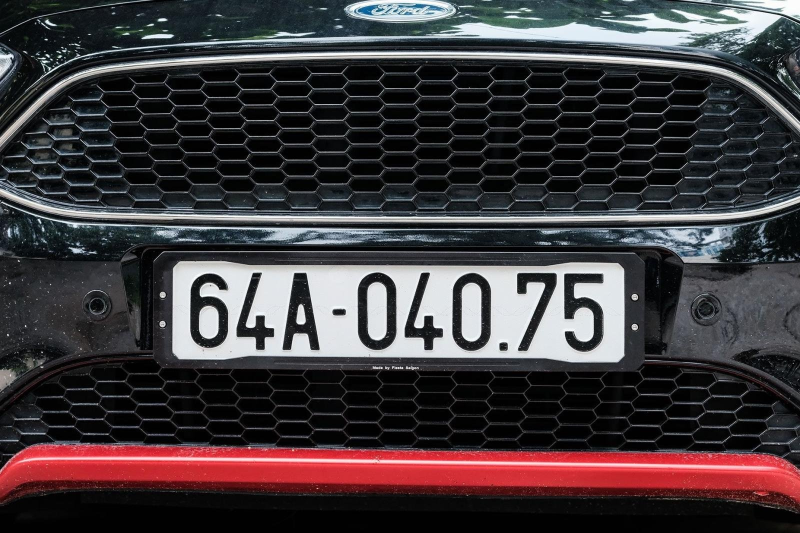
#> input picture car4.jpg, 1600 x 1066 px (shown at 1/2 size)
$ python main.py
#> lines starting #> are read from the running program, lines starting #| are printed output that depends on the picture; after the words box and inside, x2 and y2 are one past the last pixel; in counts of white or black regions, pixels touching at a corner belong together
from PIL import ImageFont, Image, ImageDraw
import numpy as np
# import easyocr
import cv2
import pytesseract

pytesseract.pytesseract.tesseract_cmd = r'C:\Program Files\Tesseract-OCR\tesseract.exe'
# setx TESSDATA_PREFIX "D:\\Pro\\pycharm\\tesseract"
# Param

# loading images and resizing
img = cv2.imread("car4.jpg")
#> img is the input picture: shape (1066, 1600, 3); mean B, G, R 60.5, 57.6, 65.2
img = cv2.resize(img, (800, 600))
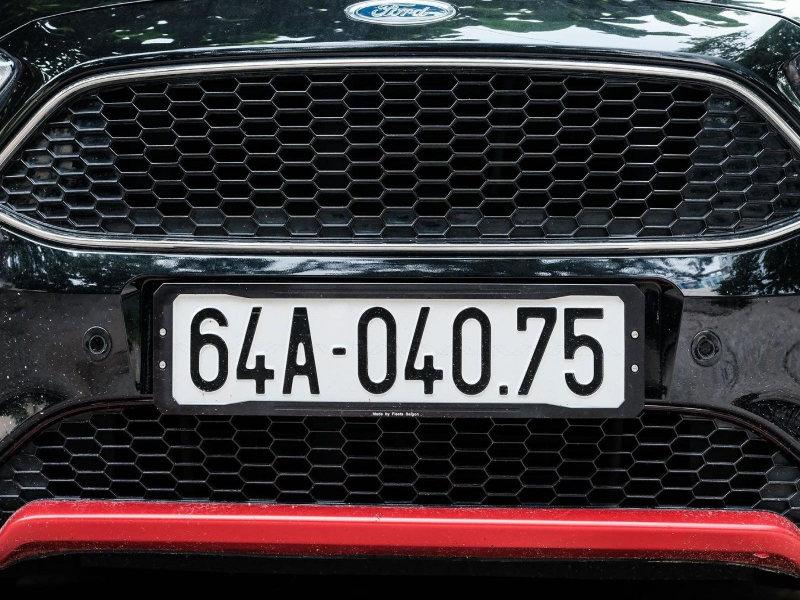
#> img: shape (600, 800, 3); mean B, G, R 60.5, 57.5, 65.1

# load font
fontpath = './arial.ttf'
font = ImageFont.truetype(fontpath, 32)
b, g, r, a = 0, 255, 0, 0

# making the image grayscale
grayscale = cv2.cvtColor(img, cv2.COLOR_BGR2GRAY)
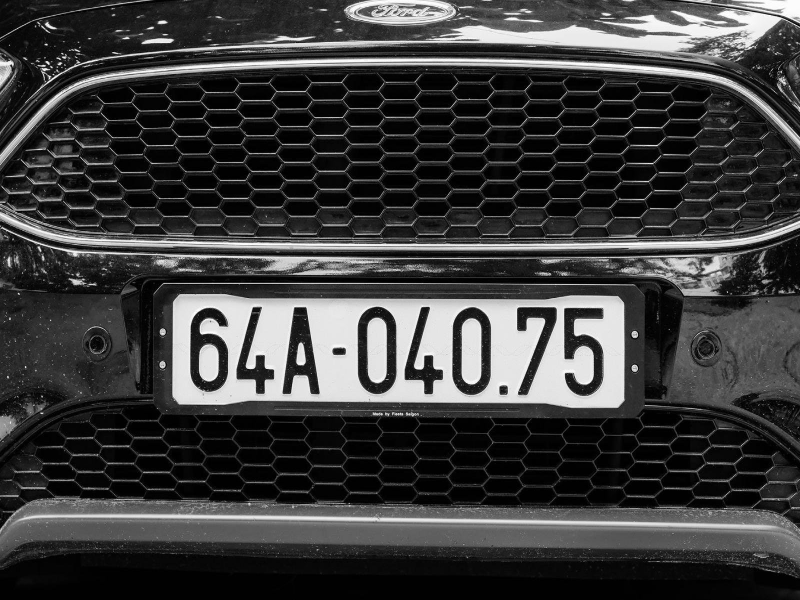
#> grayscale: shape (600, 800); min 0, max 255, mean 60.1
blurred = cv2.GaussianBlur(grayscale, (5, 5), 0)
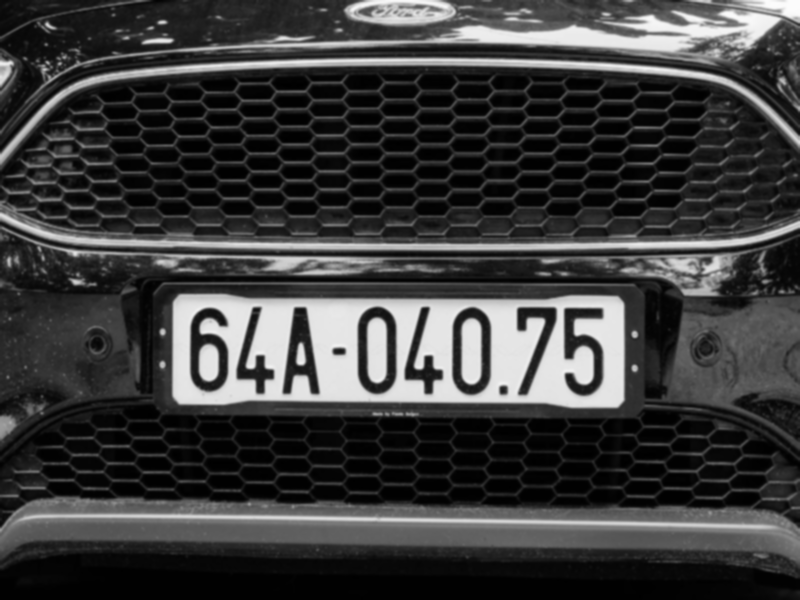
#> blurred: shape (600, 800); min 0, max 252, mean 60.1
edged = cv2.Canny(blurred, 10, 200)
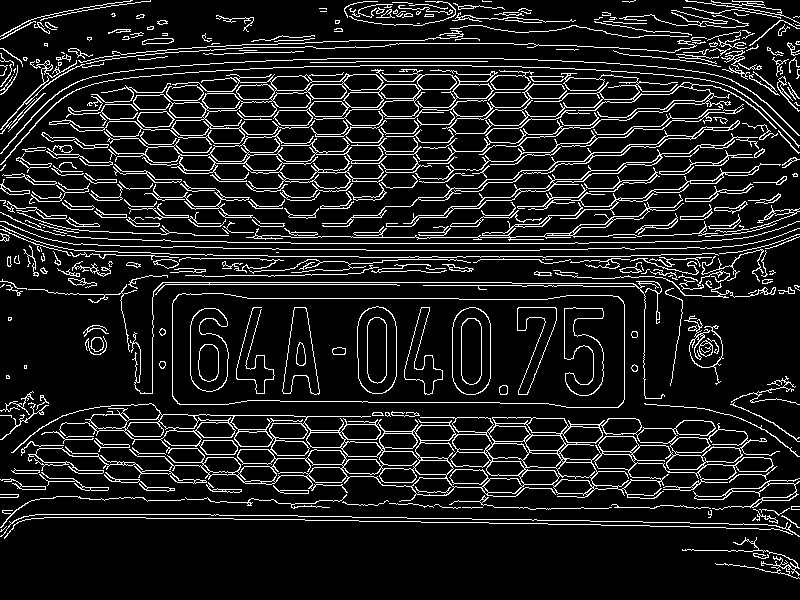
#> edged: shape (600, 800); 11.5% white in thin lines or dots
cv2.waitKey(0)
cv2.destroyAllWindows()

contours, _ = cv2.findContours(edged, cv2.RETR_TREE, cv2.CHAIN_APPROX_SIMPLE)
#> contours = 703 contours, 340 with area under 20; largest, box (x1, y1, x2, y2) and area: (172, 293, 625, 408) 47656, (172, 293, 625, 408) 47634, (11, 403, 780, 502) 35059, (49, 69, 498, 145) 7179, (357, 306, 397, 394) 3010
contours = sorted(contours, key = cv2.contourArea, reverse = True)[:5]
#> contours = 5 contours; box (x1, y1, x2, y2) and area: (172, 293, 625, 408) 47656, (172, 293, 625, 408) 47634, (11, 403, 780, 502) 35059, (49, 69, 498, 145) 7179, (357, 306, 397, 394) 3010

for c in contours:
    perimeter = cv2.arcLength(c, True)
    approximation = cv2.approxPolyDP(c, 0.02*perimeter, True)
    print(approximation)
    if len(approximation) == 4:
        number_plate_shape = approximation
        cv2.drawContours(img, [number_plate_shape], -1, (0, 255, 0), 3)  # draw a green square on the image
        break
#> this loop made 1 pass
#> (perimeter, number_plate_shape) on pass 1: (1123, [[172, 303], [179, 404], [624, 399], [618, 296]])
#| [[[172 303]]
#|  [[179 404]]
#|  [[624 399]]
#|  [[618 296]]]
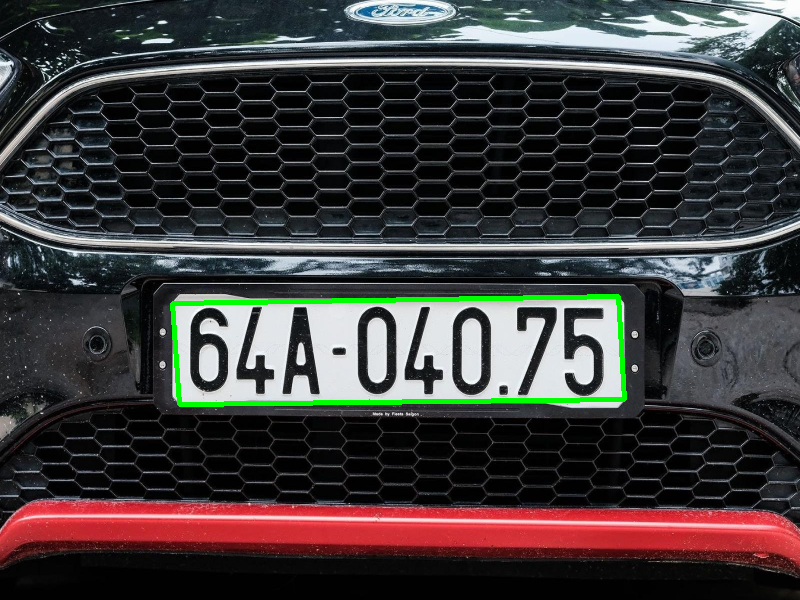
#> img: shape (600, 800, 3); 1.14% of pixels changed, all inside (x1, y1, x2, y2) = (170, 294, 627, 407)


count = 0
idx = 7

for c in contours:
# approximate the license plate contour
   contour_perimeter = cv2.arcLength(c, True)
   approx = cv2.approxPolyDP(c, 0.018 * contour_perimeter, True)
# Look for contours with 4 corners
   if len(approx) == 4:
     screenCnt = approx
# find the coordinates of the license plate contour
     x, y, w, h = cv2.boundingRect(c)
     new_img = img [ y: y + h, x: x + w]
# stores the new image
     cv2.imwrite('./'+str(idx)+'.jpg',new_img)
     idx += 1
     break
#> this loop made 1 pass
#> (contour_perimeter, screenCnt, x, y, w, h, idx) on pass 1: (1123, [[172, 303], [179, 404], [624, 399], [618, 296]], 172, 293, 453, 115, 8)
#> pass 1, `new_img = img [ y: y + h, x: x + w]`:
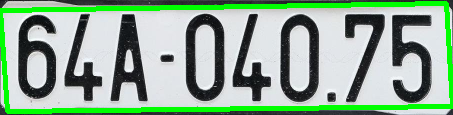
#> new_img: shape (115, 453, 3); mean B, G, R 148.1, 172, 143.1
#> after the loop, idx = 8

# draws the license plate contour on original image
# cv2.drawContours(original_image, [screenCnt], -1, (0, 255, 0), 3)
cv2.imshow("detected license plate", img)
# filename of the cropped license plate image
cropped_License_Plate = './7.jpg'
cv2.imshow("cropped license plate", cv2.imread(cropped_License_Plate))
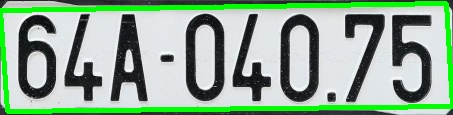
#> window 'cropped license plate': shape (115, 453, 3); mean B, G, R 148.3, 171.9, 143.2

# display the image with the square
# cv2.imshow("Number plate detection", img)
cv2.waitKey(0)
cv2.destroyAllWindows()
# converts the license plate characters to string
#> (the run stopped early here; a loop or call above may not have finished)
